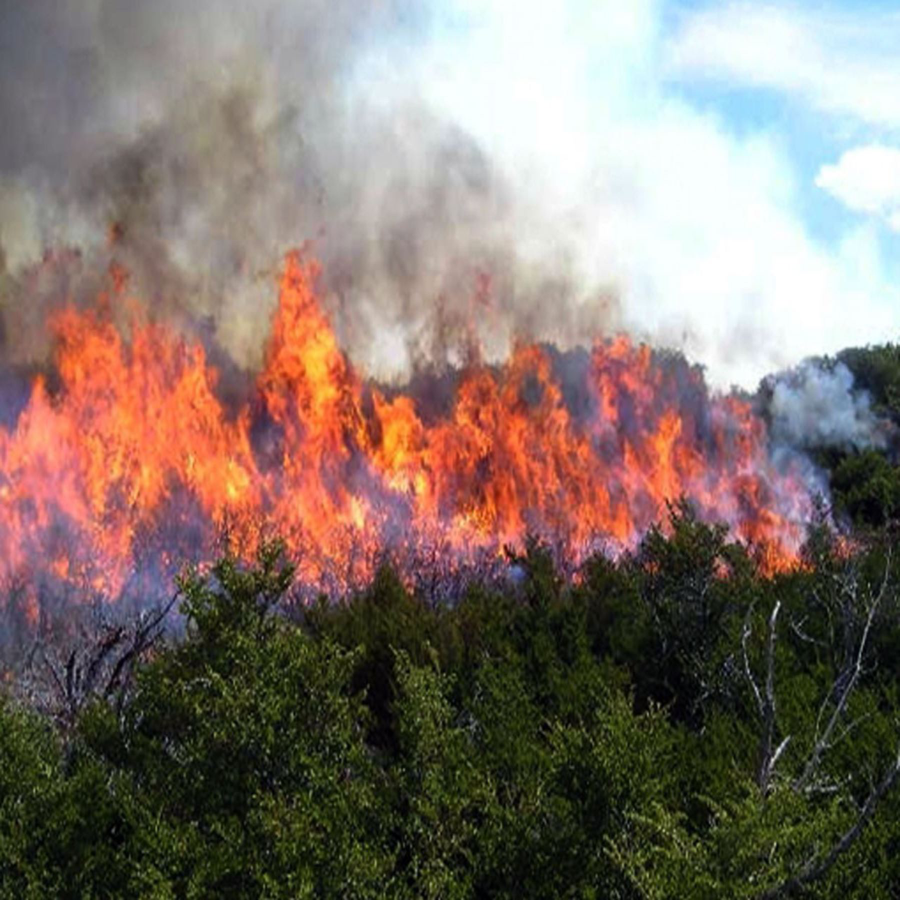
#> input picture weka/imgO/img0.png, 900 x 900 px; its folder holds 4 pictures in this run
$ python recolector.py
#> lines starting #> are read from the running program, lines starting #| are printed output that depends on the picture
from PIL import Image
import statistics
import glob
import numpy as np
import os
import cv2
import arff
import csv

datos = []
datosTemporal = []

# mascara amarilla = 128,128,0 (no incendio)
# mascara roja = 128,0,0 (incendio)
# mascara verde = 0,128,0 (humo)

#variables de los descriptores
variaMini = 99999999.0
contrMini = 99999999.0
colorMini = 99999999.0
energMini = 99999999.0
desviMini = 99999999.0
variaMax = 0.0
contrMax = 0.0
colorMax = 0.0
energMax = 0.0
desviMax = 0.0

carpetaOriginal = "imgO"
carpetaMascara = "imgM"
#dirOrig = glob.glob('imgO/*')
dirOrig = glob.glob(carpetaOriginal + '/*.png')

for i in range(0, len(dirOrig)):
    #variables de mascara
    incendio = False
    humo = False
    noIncendio = False

    #iniciamos nuestros arreglos para los colores
    redIncendio = []
    greenIncendio = []
    blueIncendio = []
    redHumo = []
    greenHumo = []
    blueHumo = []
    redNoIncendio = []
    greenNoIncendio = []
    blueNoIncendio = []

    nomArvhivo = os.path.basename(dirOrig[i])
    print(nomArvhivo)
    imgO = Image.open(dirOrig[i]).convert("RGB")
#> imgO is the input picture: PIL image 900x900 RGB; mean R, G, B 131.8, 116.1, 107.6
    imgL = Image.open(dirOrig[i]).convert("L")
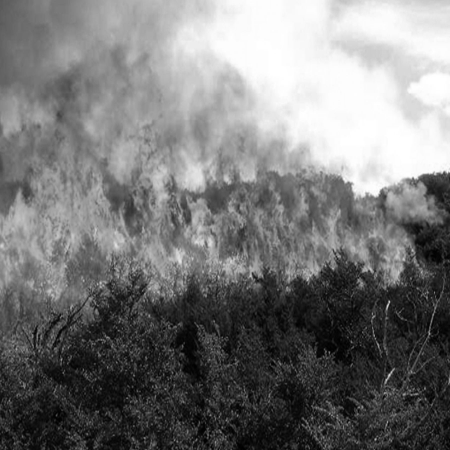
#> imgL: PIL image 900x900 L (shown at 1/2 size); min 0, max 255, mean 119.8
    imgM = Image.open(carpetaMascara + '/' + nomArvhivo).convert("RGB")

    width, height = imgO.size

    #matriz para num py
    maskIncendio = []
    maskHumo = []
    maskNoIncendio = []

    for x in range(width):
        for y in range(height):
            #mascara roja
            if imgM.getpixel((x,y)) == (128,0,0):
                maskIncendio.append(imgL.getpixel((x,y)))
                if incendio == False:
                    incendio = True
                r, g, b = imgO.getpixel((x, y))
                redIncendio.append(r)
                greenIncendio.append(g)
                blueIncendio.append(b)
            #mascara verde
            if imgM.getpixel((x,y)) == (0,128,0):
                maskHumo.append(imgL.getpixel((x,y)))
                if noIncendio == False:
                    noIncendio = True
                r, g, b = imgO.getpixel((x, y))
                redNoIncendio.append(r)
                greenNoIncendio.append(g)
                blueNoIncendio.append(b)
            #mascara amarilla
            if imgM.getpixel((x, y)) == (128,128,0):
                maskNoIncendio.append(imgL.getpixel((x,y)))
                if humo == False:
                    humo = True
                r, g, b = imgO.getpixel((x, y))
                redHumo.append(r)
                greenHumo.append(g)
                blueHumo.append(b)
#> after the loop, blueHumo = []; blueIncendio = []; blueNoIncendio = []; greenHumo = []; greenIncendio = []; greenNoIncendio = []; humo = False; incendio = False; maskHumo = []; maskIncendio = []; maskNoIncendio = []; noIncendio = False; redHumo = []; redIncendio = []; redNoIncendio = []

    if(incendio == True):
        datosTemporal = []
        maskArray = maskIncendio
        maskT = np.array(maskArray)
        #energia
        # Normalizar los valores de los píxeles
        imgNorm = maskT / 255.0
        # Elevar al cuadrado los valores de los píxeles normalizados
        imgNormSq = np.square(imgNorm)
        # Calcular la energía total de la imagen
        energia = np.sum(imgNormSq)

        #varianza
        # calcular la varianza de la imagen en los píxeles que están dentro de la máscara
        variance = statistics.variance(imgNorm)

        # Calcular la desviación estándar de los valores de píxeles
        desviacion = statistics.stdev(maskArray)
        desviacionR = statistics.stdev(redIncendio)
        desviacionG = statistics.stdev(greenIncendio)
        desviacionB = statistics.stdev(blueIncendio)


        # Calcular el contraste como el valor máximo menos el valor mínimo dividido por la desviación estándar
        contraste= (np.max(imgNorm) - np.min(imgNorm)) / desviacion

        #meia
        mediaR = statistics.mean(redIncendio)
        mediaG = statistics.mean(greenIncendio)
        mediaB = statistics.mean(blueIncendio)

        """if (colorMini > mediaR):
            colorMini = mediaR
        if (colorMini > mediaG):
            colorMini = mediaG
        if (colorMini > mediaB):
            colorMini = mediaB

        if (colorMax < mediaR):
            colorMax = mediaR
        if (colorMax < mediaG):
            colorMax = mediaG
        if (colorMax < mediaB):
            colorMax = mediaB

        if (variaMini > variance):
            variaMini = variance
        if (contrMini > contraste):
            contrMini = contraste
        if (energMini > energia):
            energMini = energia
        if (desviMini > desviacionR):
            desviMini = desviacionR
        if (desviMini > desviacionG):
            desviMini = desviacionG
        if (desviMini > desviacionB):
            desviMini = desviacionB

        if (variaMax < variance):
            variaMax = variance
        if (contrMax < contraste):
            contrMax = contraste
        if (energMax < energia):
            energMax = energia
        if (desviMax < desviacionR):
            desviMax = desviacionR
        if (desviMax < desviacionG):
            desviMax = desviacionG
        if (desviMax < desviacionB):
            desviMax = desviacionB"""

        #guardamos datos
        if (mediaR <= 85):
            datosTemporal.append('bajo')
        if (mediaR > 85 and mediaR < 170):
            datosTemporal.append('medio')
        if (mediaR >= 170):
            datosTemporal.append('alto')

        if (mediaG <= 85):
            datosTemporal.append('bajo')
        if (mediaG > 85 and mediaG < 170):
            datosTemporal.append('medio')
        if (mediaG >= 170):
            datosTemporal.append('alto')

        if (mediaB <= 85):
            datosTemporal.append('bajo')
        if (mediaB > 85 and mediaB < 170):
            datosTemporal.append('medio')
        if (mediaB >= 170):
            datosTemporal.append('alto')

        if (desviacionR <= 28):
            datosTemporal.append('bajo')
        if (desviacionR > 28 and desviacionR < 50):
            datosTemporal.append('medio')
        if (desviacionR >= 50):
            datosTemporal.append('alto')

        if (desviacionG <= 28):
            datosTemporal.append('bajo')
        if (desviacionG > 28 and desviacionG < 50):
            datosTemporal.append('medio')
        if (desviacionG >= 50):
            datosTemporal.append('alto')

        if (desviacionB <= 28):
            datosTemporal.append('bajo')
        if (desviacionB > 28 and desviacionB < 50):
            datosTemporal.append('medio')
        if (desviacionB >= 50):
            datosTemporal.append('alto')

        if (energia <= 100000):
            datosTemporal.append('bajo')
        if (energia > 100000 and energia < 200000):
            datosTemporal.append('medio')
        if (energia >= 200000):
            datosTemporal.append('alto')

        if (contraste <= 0.030):
            datosTemporal.append('bajo')
        if (contraste > 0.030 and contraste < 0.045):
            datosTemporal.append('medio')
        if (contraste >= 0.045):
            datosTemporal.append('alto')

        if (variance <= 0.01672):
            datosTemporal.append('bajo')
        if (variance > 0.01672 and variance < 0.03249):
            datosTemporal.append('medio')
        if (variance >= 0.03249):
            datosTemporal.append('alto')

        #mascara roja
        datosTemporal.append('incendio')

        datos.append(datosTemporal)

        """
        print("la media del rojo es de : " + str(mediaR))
        print("la media del verde es de : " + str(mediaG))
        print("la media del azul es de : " + str(mediaB))
        print("la energia total es de : " + str(energia))
        print("la desviacion es de : " + str(desviacion))
        print("el contraste es de : " + str(contraste))
        print("la varianza es de : " + str(variance))
        print("y es de clase : Incendio")
        print("")
        print("")
        """

    if(noIncendio == True):
        datosTemporal = []
        maskArray = maskNoIncendio
        maskT = np.array(maskArray)
        #energia
        # Normalizar los valores de los píxeles
        imgNorm = maskT / 255.0
        # Elevar al cuadrado los valores de los píxeles normalizados
        imgNormSq = np.square(imgNorm)
        # Calcular la energía total de la imagen
        energia = np.sum(imgNormSq)

        #varianza
        # calcular la varianza de la imagen en los píxeles que están dentro de la máscara
        variance = statistics.variance(imgNorm)

        # Calcular la desviación estándar de los valores de píxeles
        desviacion = statistics.stdev(maskArray)
        desviacionR = statistics.stdev(redNoIncendio)
        desviacionG = statistics.stdev(greenNoIncendio)
        desviacionB = statistics.stdev(blueNoIncendio)


        # Calcular el contraste como el valor máximo menos el valor mínimo dividido por la desviación estándar
        contraste= (np.max(imgNorm) - np.min(imgNorm)) / desviacion

        #meia
        mediaR = statistics.mean(redHumo)
        mediaG = statistics.mean(greenHumo)
        mediaB = statistics.mean(blueHumo)

        """if (colorMini > mediaR):
            colorMini = mediaR
        if (colorMini > mediaG):
            colorMini = mediaG
        if (colorMini > mediaB):
            colorMini = mediaB

        if (colorMax < mediaR):
            colorMax = mediaR
        if (colorMax < mediaG):
            colorMax = mediaG
        if (colorMax < mediaB):
            colorMax = mediaB

        if (variaMini > variance):
            variaMini = variance
        if (contrMini > contraste):
            contrMini = contraste
        if (energMini > energia):
            energMini = energia
        if (desviMini > desviacionR):
            desviMini = desviacionR
        if (desviMini > desviacionG):
            desviMini = desviacionG
        if (desviMini > desviacionB):
            desviMini = desviacionB

        if (variaMax < variance):
            variaMax = variance
        if (contrMax < contraste):
            contrMax = contraste
        if (energMax < energia):
            energMax = energia
        if (desviMax < desviacionR):
            desviMax = desviacionR
        if (desviMax < desviacionG):
            desviMax = desviacionG
        if (desviMax < desviacionB):
            desviMax = desviacionB"""

        #guardamos datos
        if (mediaR <= 85):
            datosTemporal.append('bajo')
        if (mediaR > 85 and mediaR < 170):
            datosTemporal.append('medio')
        if (mediaR >= 170):
            datosTemporal.append('alto')

        if (mediaG <= 85):
            datosTemporal.append('bajo')
        if (mediaG > 85 and mediaG < 170):
            datosTemporal.append('medio')
        if (mediaG >= 170):
            datosTemporal.append('alto')

        if (mediaB <= 85):
            datosTemporal.append('bajo')
        if (mediaB > 85 and mediaB < 170):
            datosTemporal.append('medio')
        if (mediaB >= 170):
            datosTemporal.append('alto')

        if (desviacionR <= 28):
            datosTemporal.append('bajo')
        if (desviacionR > 28 and desviacionR < 50):
            datosTemporal.append('medio')
        if (desviacionR >= 50):
            datosTemporal.append('alto')

        if (desviacionG <= 28):
            datosTemporal.append('bajo')
        if (desviacionG > 28 and desviacionG < 50):
            datosTemporal.append('medio')
        if (desviacionG >= 50):
            datosTemporal.append('alto')

        if (desviacionB <= 28):
            datosTemporal.append('bajo')
        if (desviacionB > 28 and desviacionB < 50):
            datosTemporal.append('medio')
        if (desviacionB >= 50):
            datosTemporal.append('alto')

        if (energia <= 100000):
            datosTemporal.append('bajo')
        if (energia > 100000 and energia < 200000):
            datosTemporal.append('medio')
        if (energia >= 200000):
            datosTemporal.append('alto')

        if (contraste <= 0.030):
            datosTemporal.append('bajo')
        if (contraste > 0.030 and contraste < 0.045):
            datosTemporal.append('medio')
        if (contraste >= 0.045):
            datosTemporal.append('alto')

        if (variance <= 0.01672):
            datosTemporal.append('bajo')
        if (variance > 0.01672 and variance < 0.03249):
            datosTemporal.append('medio')
        if (variance >= 0.03249):
            datosTemporal.append('alto')

        #mascara amarilla
        datosTemporal.append('no incendio')

        datos.append(datosTemporal)
        """
        print("la media del rojo es de : " + str(mediaR))
        print("la media del verde es de : " + str(mediaG))
        print("la media del azul es de : " + str(mediaB))
        print("la energia total es de : " + str(energia))
        print("la desviacion es de : " + str(desviacion))
        print("el contraste es de : " + str(contraste))
        print("la varianza es de : " + str(variance))
        print("y es de clase : No incendio")
        print("")
        print("")
        """

    if(humo == True):
        datosTemporal = []
        maskArray = maskHumo
        maskT = np.array(maskArray)
        #energia
        # Normalizar los valores de los píxeles
        imgNorm = maskT / 255.0
        # Elevar al cuadrado los valores de los píxeles normalizados
        imgNormSq = np.square(imgNorm)
        # Calcular la energía total de la imagen
        energia = np.sum(imgNormSq)

        #varianza
        # calcular la varianza de la imagen en los píxeles que están dentro de la máscara
        variance = statistics.variance(imgNorm)

        # Calcular la desviación estándar de los valores de píxeles
        desviacion = statistics.stdev(maskArray)
        desviacionR = statistics.stdev(redHumo)
        desviacionG = statistics.stdev(greenHumo)
        desviacionB = statistics.stdev(blueHumo)


        # Calcular el contraste como el valor máximo menos el valor mínimo dividido por la desviación estándar
        contraste= (np.max(imgNorm) - np.min(imgNorm)) / desviacion

        #meia
        mediaR = statistics.mean(redHumo)
        mediaG = statistics.mean(greenHumo)
        mediaB = statistics.mean(blueHumo)

        """if (colorMini > mediaR):
            colorMini = mediaR
        if (colorMini > mediaG):
            colorMini = mediaG
        if (colorMini > mediaB):
            colorMini = mediaB

        if (colorMax < mediaR):
            colorMax = mediaR
        if (colorMax < mediaG):
            colorMax = mediaG
        if (colorMax < mediaB):
            colorMax = mediaB

        if (variaMini > variance):
            variaMini = variance
        if (contrMini > contraste):
            contrMini = contraste
        if (energMini > energia):
            energMini = energia
        if (desviMini > desviacionR):
            desviMini = desviacionR
        if (desviMini > desviacionG):
            desviMini = desviacionG
        if (desviMini > desviacionB):
            desviMini = desviacionB

        if (variaMax < variance):
            variaMax = variance
        if (contrMax < contraste):
            contrMax = contraste
        if (energMax < energia):
            energMax = energia
        if (desviMax < desviacionR):
            desviMax = desviacionR
        if (desviMax < desviacionG):
            desviMax = desviacionG
        if (desviMax < desviacionB):
            desviMax = desviacionB"""

        #guardamos datos
        if (mediaR <= 85):
            datosTemporal.append('bajo')
        if (mediaR > 85 and mediaR < 170):
            datosTemporal.append('medio')
        if (mediaR >= 170):
            datosTemporal.append('alto')

        if (mediaG <= 85):
            datosTemporal.append('bajo')
        if (mediaG > 85 and mediaG < 170):
            datosTemporal.append('medio')
        if (mediaG >= 170):
            datosTemporal.append('alto')

        if (mediaB <= 85):
            datosTemporal.append('bajo')
        if (mediaB > 85 and mediaB < 170):
            datosTemporal.append('medio')
        if (mediaB >= 170):
            datosTemporal.append('alto')

        if (desviacionR <= 28):
            datosTemporal.append('bajo')
        if (desviacionR > 28 and desviacionR < 50):
            datosTemporal.append('medio')
        if (desviacionR >= 50):
            datosTemporal.append('alto')

        if (desviacionG <= 28):
            datosTemporal.append('bajo')
        if (desviacionG > 28 and desviacionG < 50):
            datosTemporal.append('medio')
        if (desviacionG >= 50):
            datosTemporal.append('alto')

        if (desviacionB <= 28):
            datosTemporal.append('bajo')
        if (desviacionB > 28 and desviacionB < 50):
            datosTemporal.append('medio')
        if (desviacionB >= 50):
            datosTemporal.append('alto')

        if (energia <= 100000):
            datosTemporal.append('bajo')
        if (energia > 100000 and energia < 200000):
            datosTemporal.append('medio')
        if (energia >= 200000):
            datosTemporal.append('alto')

        if (contraste <= 0.030):
            datosTemporal.append('bajo')
        if (contraste > 0.030 and contraste < 0.045):
            datosTemporal.append('medio')
        if (contraste >= 0.045):
            datosTemporal.append('alto')

        if (variance <= 0.01672):
            datosTemporal.append('bajo')
        if (variance > 0.01672 and variance < 0.03249):
            datosTemporal.append('medio')
        if (variance >= 0.03249):
            datosTemporal.append('alto')

        #mascar verde
        datosTemporal.append('humo')

        datos.append(datosTemporal)
        """
        print("la media del rojo es de : " + str(mediaR))
        print("la media del verde es de : " + str(mediaG))
        print("la media del azul es de : " + str(mediaB))
        print("la energia total es de : " + str(energia))
        print("la desviacion es de : " + str(desviacion))
        print("el contraste es de : " + str(contraste))
        print("la varianza es de : " + str(variance))
        print("y es de clase : Humo")
        print("")
        print("")
        """
#> pass 2 of the loop `for i in range(0, len(dirOrig)):`:
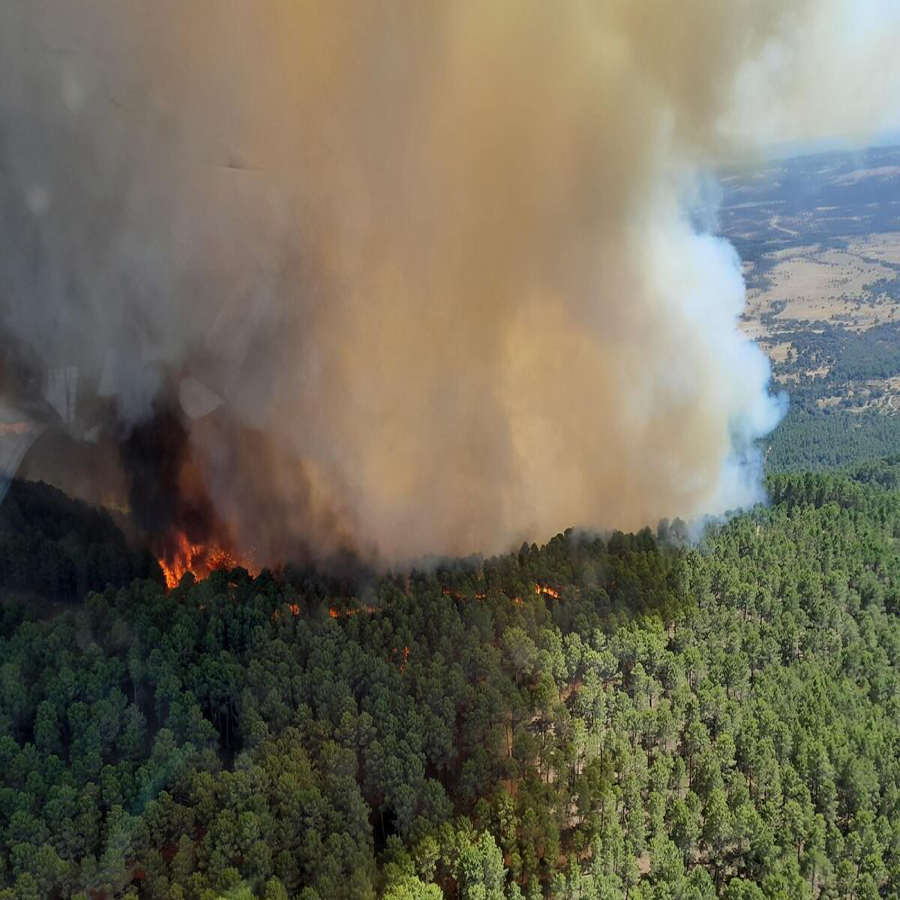
#> input picture weka/imgO/img1.png, 900 x 900 px
#> imgO is the input picture: PIL image 900x900 RGB; mean R, G, B 111.2, 107, 89.5
#> `imgL = Image.open(dirOrig[i]).convert("L")`:
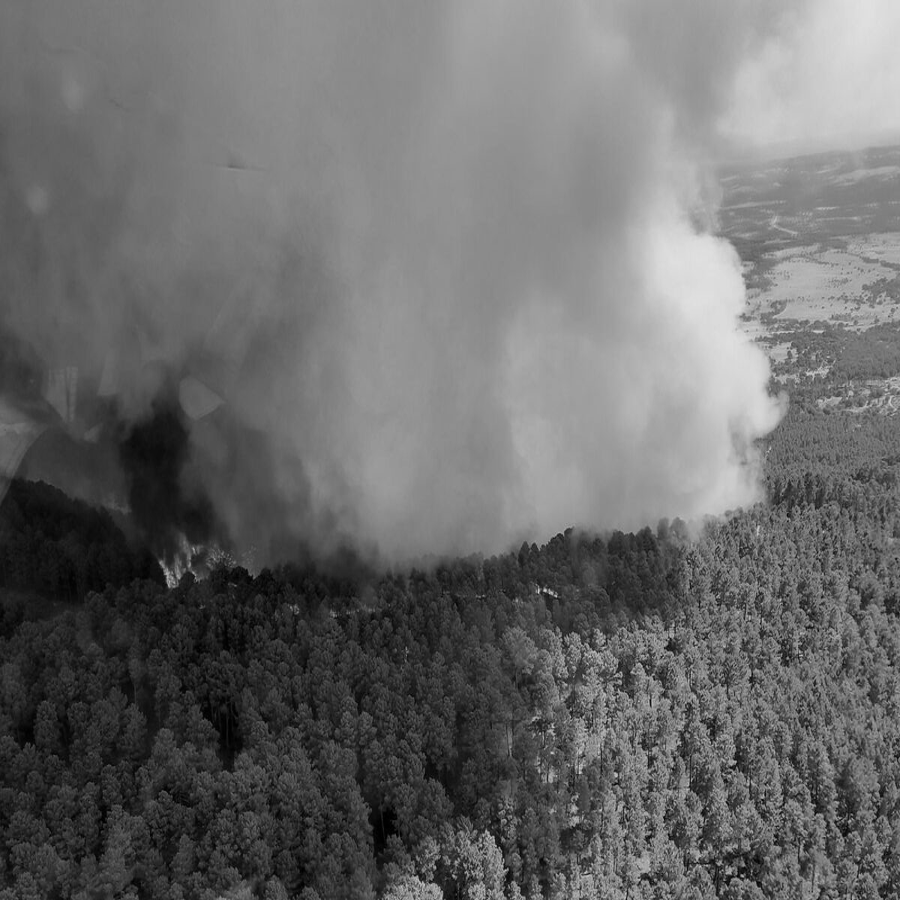
#> imgL: PIL image 900x900 L; min 0, max 225, mean 106.3
#> after the loop `for x in range(width):`: humo = False

"""print("valores media del color : " + str(colorMax) + " " + str(colorMini))
print("valores media del contraste : " + str(contrMax) + " " + str(contrMini))
print("valores media del varianza : " + str(variaMax) + " " + str(variaMini))
print("valores media del energia : " + str(energMax) + " " + str(energMini))
print("valores media de la desviacion : " + str(desviMax) + " " + str(desviMini))"""
# Creamos el archivo CSV
with open('datos.csv', 'w', newline='') as f:
    writer = csv.writer(f)
    writer.writerows(datos)
